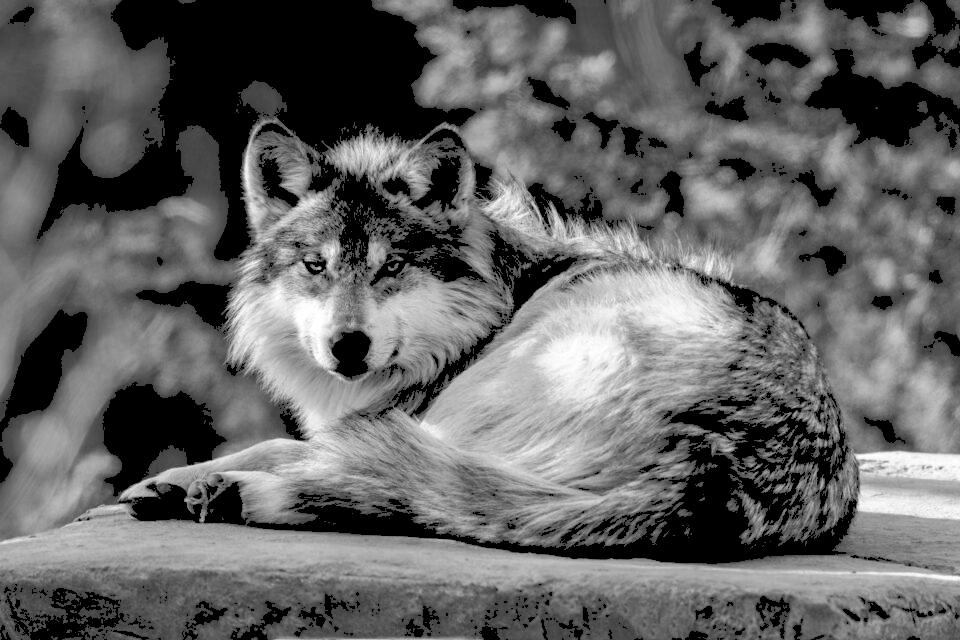
#> input picture Lobo-grises-modificado.jpg, 960 x 640 px, given in place of wall-e.jpg, which was not available
$ jupyter execute 13-introduccion-a-opencv.ipynb   (older library calls are emulated)
#> lines starting #> are read from the running program, lines starting #| are printed output that depends on the picture; pictures that were not available may be replaced by others from this repository, and a replacement may not be noted
[cell 1]
import numpy as np
import imageio
import matplotlib.pyplot as plt
from skimage import color

import cv2
import common
import pylab

[cell 2]
pylab.rcParams['figure.figsize'] = (6.4,4.0)
ruta = 'wall-e.jpg'
input_image = cv2.imread(ruta)
#> input_image is the input picture: shape (640, 960, 3); min 0, max 255, mean 100.2

[cell 3]
plt.imshow(input_image);

[cell 4]
plt.imshow(cv2.cvtColor(input_image, cv2.COLOR_BGR2RGB));

[cell 5]
# Inversion vertical
flipped_image = cv2.flip(input_image,0)
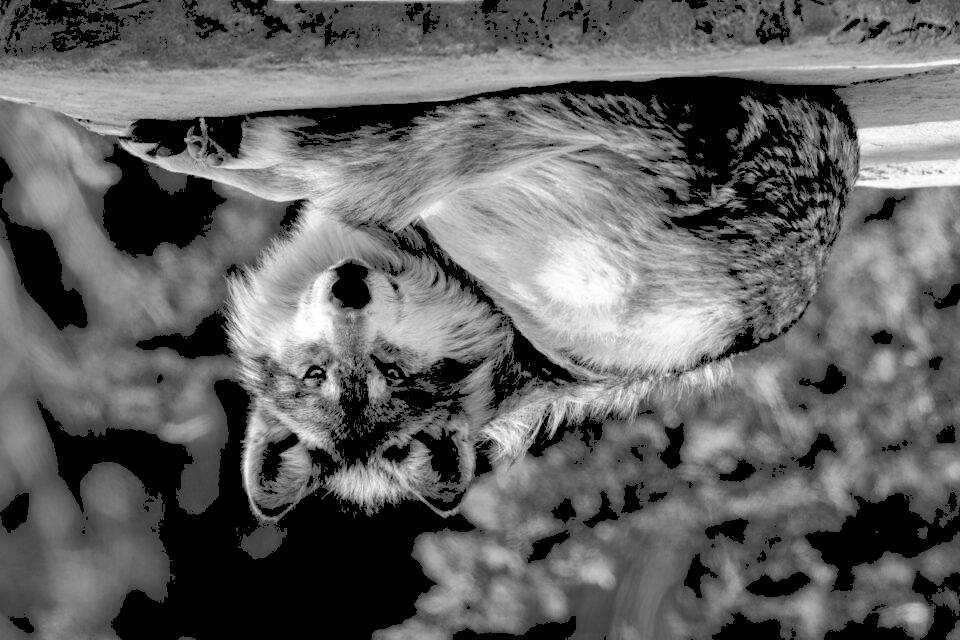
#> flipped_image: shape (640, 960, 3); min 0, max 255, mean 100.2
plt.imshow(cv2.cvtColor(flipped_image, cv2.COLOR_BGR2RGB));

[cell 6]
flip_horizontal = cv2.flip(input_image,1)
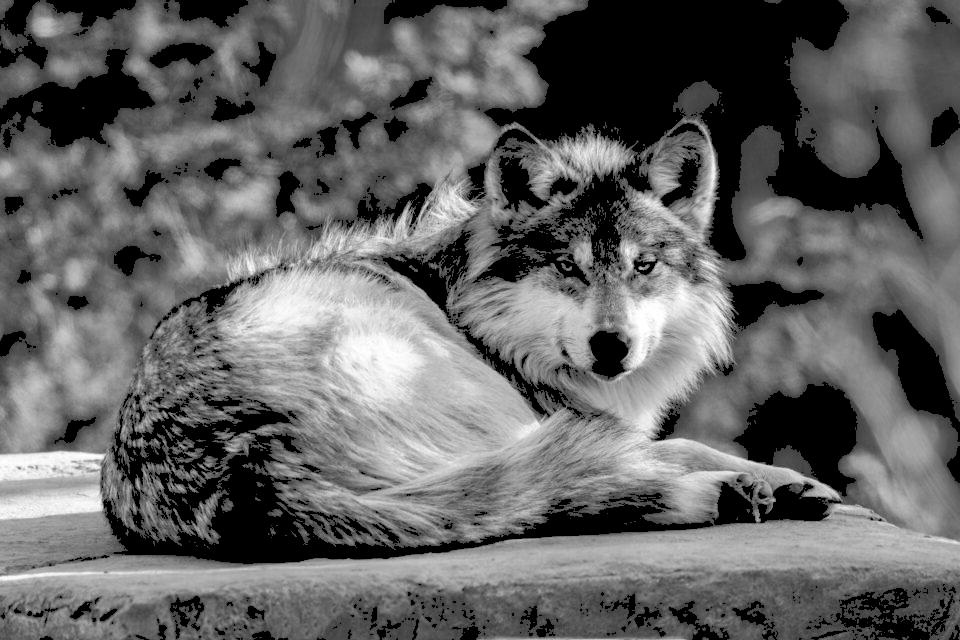
#> flip_horizontal: shape (640, 960, 3); min 0, max 255, mean 100.2
plt.imshow(cv2.cvtColor(flip_horizontal, cv2.COLOR_BGR2RGB));

[cell 7]
transpuesta = cv2.transpose(input_image)
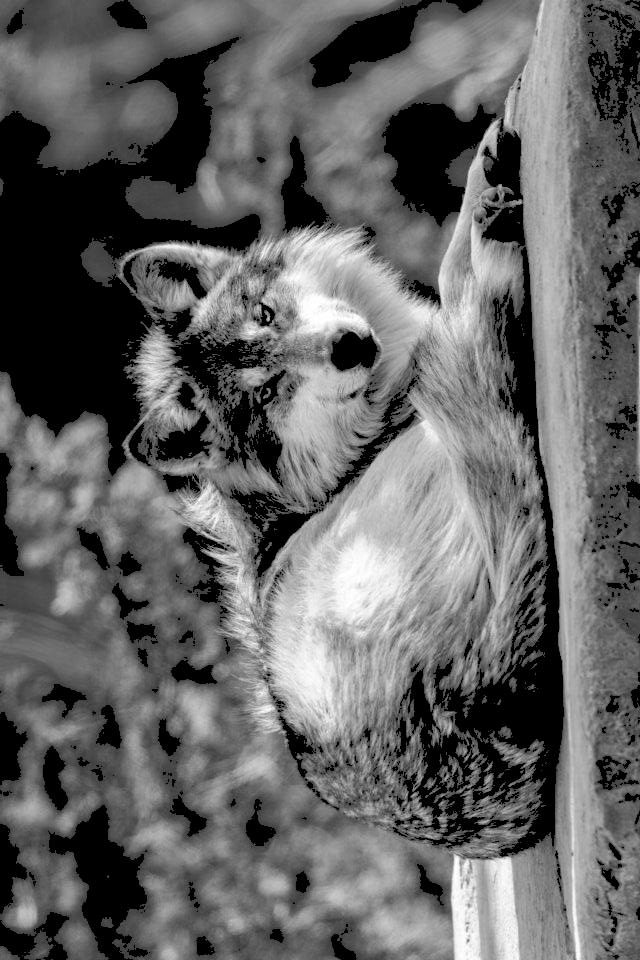
#> transpuesta: shape (960, 640, 3); min 0, max 255, mean 100.2
plt.imshow(cv2.cvtColor(transpuesta, cv2.COLOR_BGR2RGB));

[cell 8]
rotacion_90 = cv2.rotate(input_image, cv2.ROTATE_90_CLOCKWISE)
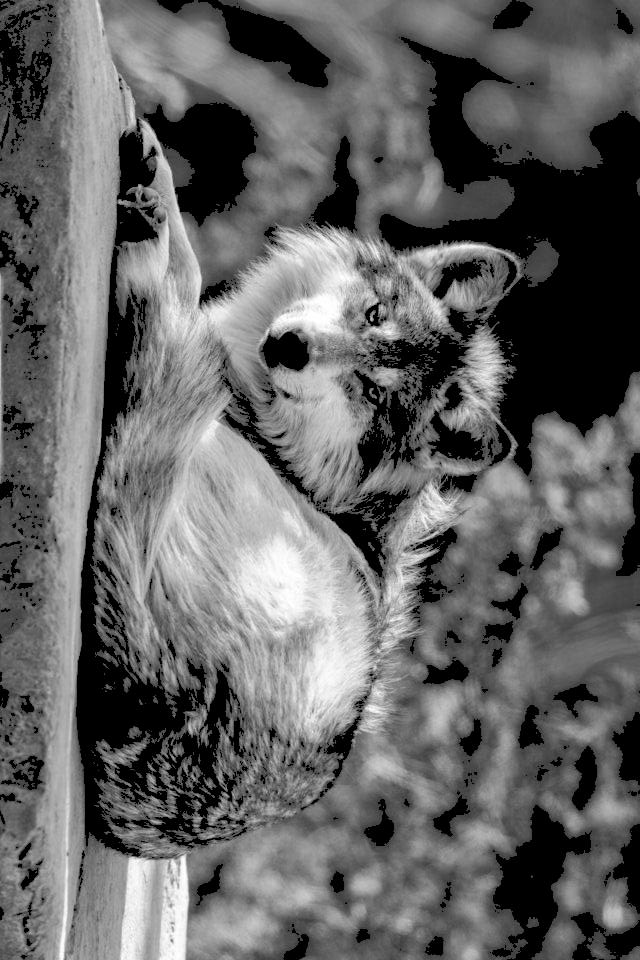
#> rotacion_90: shape (960, 640, 3); min 0, max 255, mean 100.2
plt.imshow(cv2.cvtColor(rotacion_90, cv2.COLOR_BGR2RGB));

[cell 9]
rotacion90_anti = cv2.rotate(input_image, cv2.ROTATE_90_COUNTERCLOCKWISE)
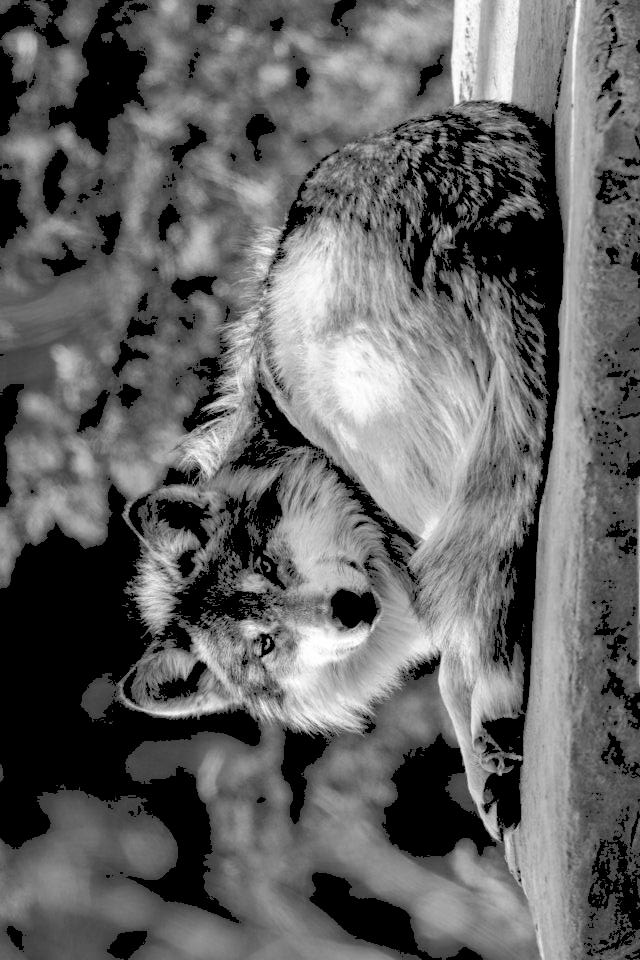
#> rotacion90_anti: shape (960, 640, 3); min 0, max 255, mean 100.2
plt.imshow(cv2.cvtColor(rotacion90_anti, cv2.COLOR_BGR2RGB));

[cell 10]
#Crear una matriz h, w, 3
blank_image = np.zeros((input_image.shape), np.uint8)
blank_image[125:255, 350:450, 1] = 50
plt.imshow(blank_image);
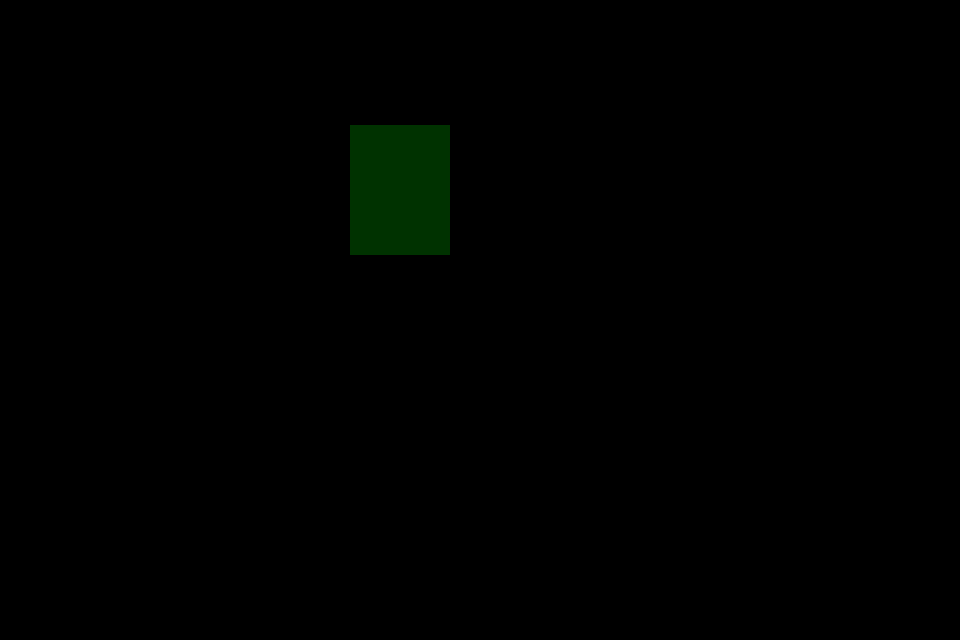
#> shown: shape (640, 960, 3); mean R, G, B 0, 1.1, 0

[cell 11]
cv2.add(blank_image, input_image)

[cell 12]
img_nueva = cv2.cvtColor(cv2.add(blank_image, input_image), cv2.COLOR_BGR2RGB)
plt.imshow(img_nueva);

[cell 13]
d = 5
img_desenfoque = cv2.GaussianBlur(input_image, (2*d+1,2*d+1), -1)
plt.imshow(cv2.cvtColor(img_desenfoque, cv2.COLOR_BGR2RGB));

[cell 14]
#Escala de grises
img_gray = cv2.cvtColor(input_image, cv2.COLOR_BGR2GRAY)
plt.imshow(img_gray, cmap='gray');

[cell 15]
sobelx = cv2.Sobel(img_gray, cv2.CV_64F, 1, 0, ksize=5)
plt.imshow(sobelx, cmap='gray');

[cell 16]
SobelY = cv2.Sobel(img_gray, cv2.CV_64F, 0, 1, ksize=9)
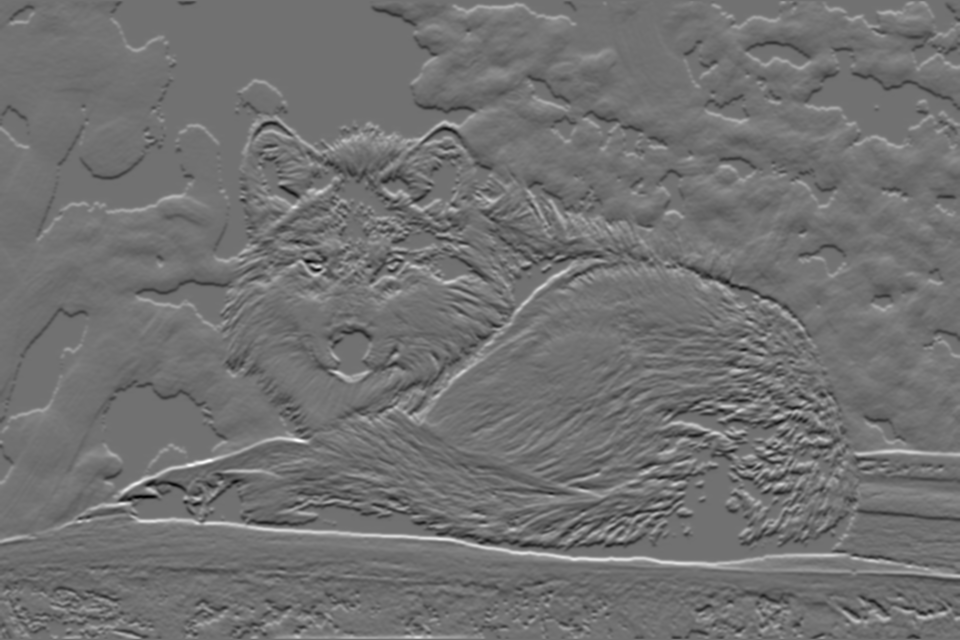
#> SobelY: shape (640, 960) float64; min -1456346, max 1810685, mean 1919.1; drawn with min black and max white
plt.imshow(SobelY, cmap='gray');
